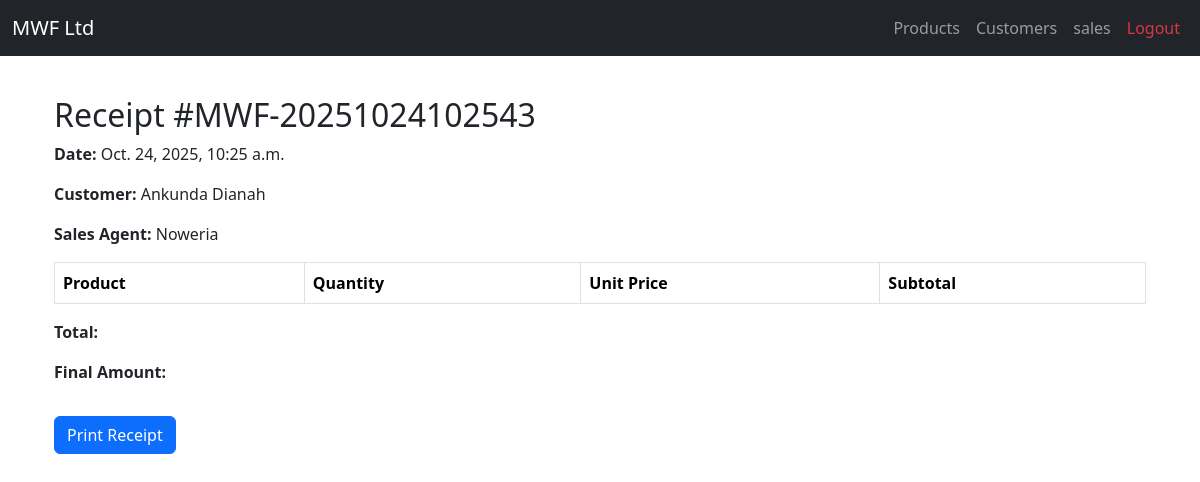
The page /sales/receipt/4/ on the database its author committed.
### sales/models.py (models this page shows, shortened)
class Sale(models.Model):
    PAYMENT_CHOICES = [
        ('cash', 'Cash'),
        ('cheque', 'Cheque'),
        ('overdraft', 'Bank Overdraft'),
    ]
    customer = models.ForeignKey(Customer, on_delete=models.SET_NULL, null=True)
    product = models.ForeignKey(Product, on_delete=models.CASCADE)
    quantity = models.PositiveIntegerField()
    unit_price = models.DecimalField(max_digits=10, decimal_places=2)
    sales_agent = models.ForeignKey(settings.AUTH_USER_MODEL, on_delete=models.SET_NULL, null=True)
    transport_included = models.BooleanField(default=False)
    transport_charge = models.DecimalField(max_digits=10, decimal_places=2, default=0.00)
    payment_type = models.CharField(max_length=20, choices=PAYMENT_CHOICES)
    total_amount_paid = models.DecimalField(max_digits=10, decimal_places=2, default=0)
    receipt_number = models.CharField(max_length=50, unique=True)
    date = models.DateTimeField(auto_now_add=True)

### customers/models.py (models this page shows, shortened)
class Customer(models.Model):
    name = models.CharField(max_length=100)
    company_name = models.CharField(max_length=100, blank=True)
    phone = models.CharField(max_length=20)
    email = models.EmailField(blank=True)
    address = models.TextField()
    created_at = models.DateField(auto_now_add=True)

### users/models.py (models this page shows, shortened)
class User(AbstractUser):
    MANAGER = 'manager'
    ATTENDANT = 'attendant'
    SALES_AGENT = 'sales_agent'
    ROLE_CHOICES = [
        (MANAGER, 'Manager'),
        (ATTENDANT, 'Attendant'),
        (SALES_AGENT, 'Sales Agent'),
    ]
    role = models.CharField(max_length=20, choices=ROLE_CHOICES, default=ATTENDANT)

### sales/views.py (the view)
# urls.py: path('receipt/<int:sale_id>/', views.receipt, name='receipt'),  # this was missing
def receipt(request, sale_id):
    sale = get_object_or_404(Sale, id=sale_id)
    return render(request, 'receipt.html', {'sale': sale})

### sales/templates/receipt.html (shortened to what this page needs)
{% extends "base.html" %}
{% block content %}
<div class="container mt-4">
  <h2>Receipt #{{ sale.receipt_number }}</h2>
  <p><strong>Date:</strong> {{ sale.date }}</p>
  <p><strong>Customer:</strong> {{ sale.customer.name }}</p>
  <p><strong>Sales Agent:</strong> {{ sale.sales_agent.username }}</p>
  <table class="table table-bordered mt-3">
    <thead>
      <tr>
        <th>Product</th>
        <th>Quantity</th>
        <th>Unit Price</th>
        <th>Subtotal</th>
      </tr>
    </thead>
  </table>
  <p><strong>Total:</strong> {{ sale.total_amount }}</p>
  <p><strong>Final Amount:</strong> {{ sale.final_amount_paid }}</p>
  <button onclick="window.print()" class="btn btn-primary mt-3">Print Receipt</button>
</div>
{% endblock %}

### rows shown on the page
Sale: receipt_number "MWF-20251024102543", date "Oct. 24, 2025, 10:25 a.m.", customer.name "Ankunda Dianah", sales_agent.username "Noweria"
